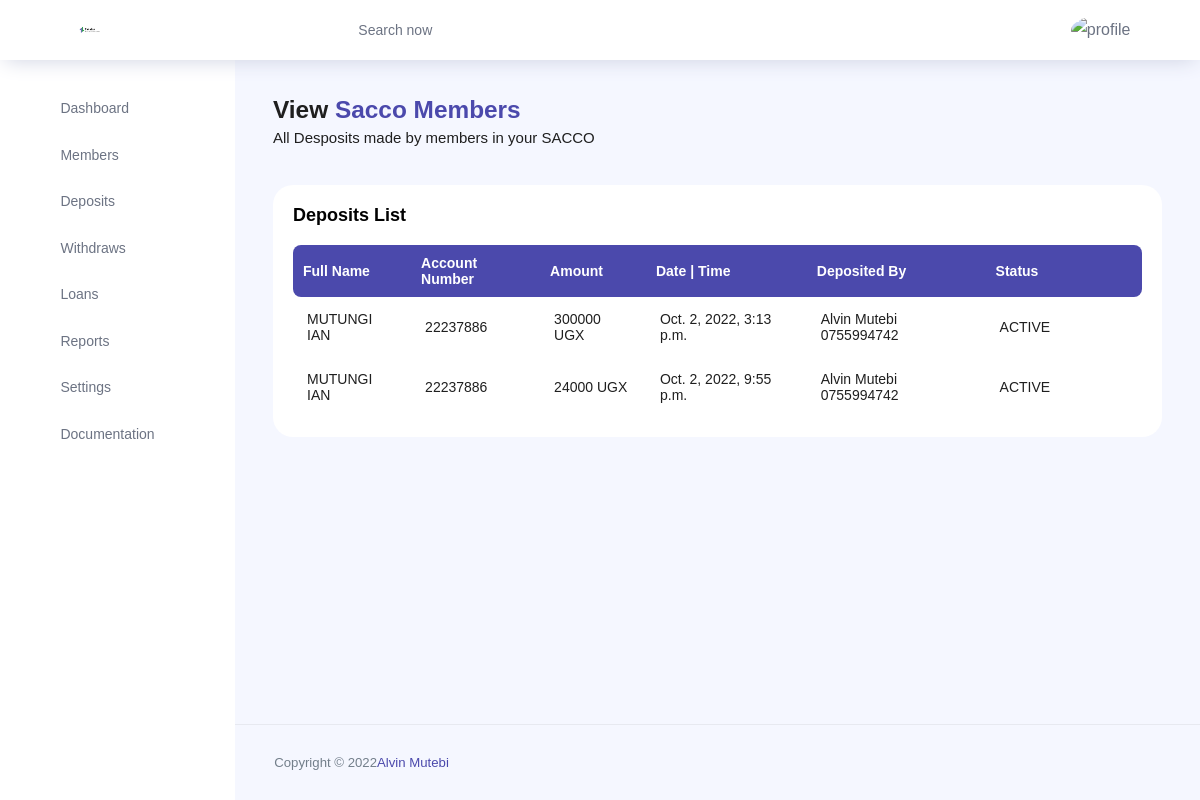
/view-deposits/ (signed in), run on an earlier commit of the app's database.
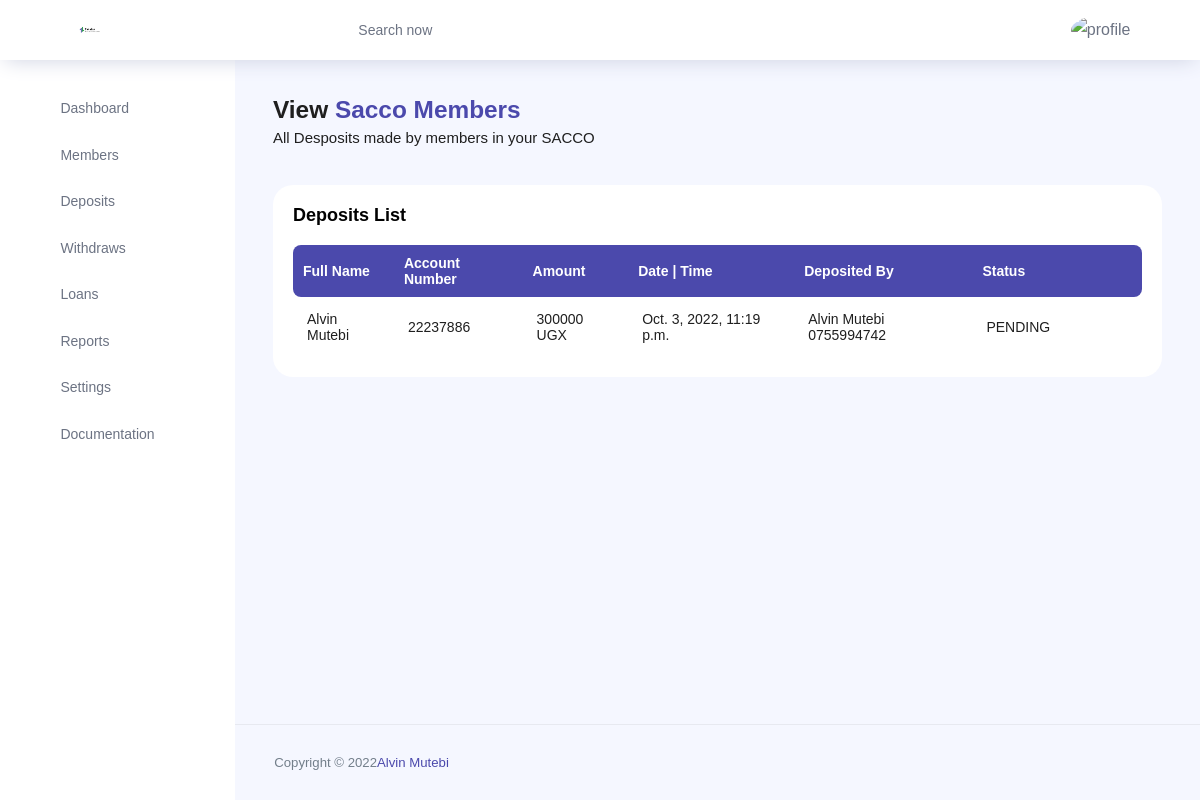
And on a later commit of the database.
### teleka/models.py (models this page shows, shortened)
class Deposit(models.Model):
	STATUS = (
		('COMPLETE','COMPLETE'),
		('PENDING', 'PENDING'),
		)
	member_name = models.ForeignKey(Member, on_delete=models.CASCADE, null=True, blank=True)
	account_number = models.CharField(max_length=200, null=True)
	amount = models.IntegerField(null=True)
	date_of_transaction = models.DateTimeField(auto_now=True, null=True)
	deposited_by = models.CharField(max_length=200, null=True)
	status = models.CharField(max_length=200, choices=STATUS)

class Member(models.Model):
	STATUS = (
		('ACTIVE','ACTIVE'),
		('PENDING', 'PENDING'),
		)
	ID_TYPE = (
		('NATIONAL ID', 'NATIONAL ID'),
		('PASSPORT', 'PASSPORT'),
		('DRIVING PERMIT', 'DRIVING PERMIT'),
	    )
	GENDER = (
		('MALE','MALE'),
		('FEMALE', 'FEMALE'),
		)
	DISTRICTS = (
		('Abim','Abim'),
		('Adjumani','Adjumani'),
		('Agago','Agago'),
		('Alebtong','Alebtong'),
		('Amolatar','Amolatar'),
		('Amudat','Amudat'),
		('Amuria','Amuria'),
		('Amuru','Amuru'),
		('Apac','Apac'),
		('Arua','Arua'),
		('Budaka','Budaka'),
		('Bududa','Bududa'),
		('Bugiri','Bugiri'),
		('Bugweri','Bugweri'),
		('Buikwe','Buikwe'),
		('Bukedea','Bukedea'),
		('Bukomansimbi','Bukomansimbi'),
		('Bukwa','Bukwa'),
		('Bulambuli','Bulambuli'),
		('Buliisa','Buliisa'),
		('Bundibugyo','Bundibugyo'),
		('Bunyangabu','Bunyangabu'),
		('Bushenyi','Bushenyi'),
		('Busia','Busia'),
		('Butebo','Butebo'),
		('Buvuma','Buvuma'),
		('Buyende','Buyende'),
		('Dokolo','Dokolo'),
		('Gomba','Gomba'),
		('Gulu','Gulu'),
		('Hoima','Hoima'),
		('Ibanda','Ibanda'),
		('Iganga','Iganga'),
		('Isingiro','Isingiro'),
		('Jinja','Jinja'),
		('Kaabong','Kaabong'),
		('Kabale','Kabale'),
		('Kabarole','Kabarole'),
		('Kaberamaido','Kaberamaido'),
		('Kagadi','Kagadi'),
		('Kakumiro','Kakumiro'),
		('Kalangala','Kalangala'),
		('Kaliro','Kaliro'),
		('Kalungu','Kalungu'),
		('Kampala','Kampala'),
		('Kamuli','Kamuli'),
		('Kamwenge','Kamwenge'),
		('Kanungu','Kanungu'),
		('Kapchorwa','Kapchorwa'),
		('Kapelebyong','Kapelebyong'),
		('Kasanda','Kasanda'),
		('Kasese','Kasese'),
		('Katakwi','Katakwi'),
		('Kayunga','Kayunga'),
		('Kibaale','Kibaale'),
		('Kiboga','Kiboga'),
		('Kibuku','Kibuku'),
		('Kikuube','Kikuube'),
		('Kiruhura','Kiruhura'),
		('Kiryandongo','Kiryandongo'),
		('Kisoro','Kisoro'),
		('Kitgum','Kitgum'),
		('Koboko','Koboko'),
		('Kole','Kole'),
		('Kotido','Kotido'),
		('Kumi','Kumi'),
		('Kwania','Kwania'),
		('Kween','Kween'),
		('Kyankwanzi','Kyankwanzi'),
		('Kyegegwa','Kyegegwa'),
		('Kyenjojo','Kyenjojo'),
		('Kyotera','Kyotera'),
		('Lamwo','Lamwo'),
		('Lira','Lira'),
		('Luuka','Luuka'),
		('Luwero','Luwero'),
		('Lwengo','Lwengo'),
		('Lyantonde','Lyantonde'),
		('Manafwa','Manafwa'),
		('Maracha','Maracha'),
		('Masaka','Masaka'),
		('Masindi','Masindi'),
		('Mayuge','Mayuge'),
		('Mbale','Mbale'),
		('Mbarara','Mbarara'),
		('Mitooma','Mitooma'),
		('Mityana','Mityana'),
		('Moroto','Moroto'),
		('Moyo','Moyo'),
		('Mpigi','Mpigi'),
		('Mubende','Mubende'),
		('Mukono','Mukono'),
		('Nabilatuk','Nabilatuk'),
		('Nakapiripirit','Nakapiripirit'),
		('Nakaseke','Nakaseke'),
		('Nakasongola','Nakasongola'),
		('Namayingo','Namayingo'),
		('Namisindwa','Namisindwa'),
		('Namutumba','Namutumba'),
		('Napak','Napak'),
		('Nebbi','Nebbi'),
		('Ngora','Ngora'),
		('Ntoroko','Ntoroko'),
		('Ntungamo','Ntungamo'),
		('Nwoya','Nwoya'),
		('Omoro','Omoro'),
		('Otuke','Otuke'),
		('Oyam','Oyam'),
		('Pader','Pader'),
		('Pakwach','Pakwach'),
		('Pallisa','Pallisa'),
		('Rakai','Rakai'),
		('Rubanda','Rubanda'),
		('Rubirizi','Rubirizi'),
		('Rukiga','Rukiga'),
		('Rukungiri','Rukungiri'),
		('Sembabule','Sembabule'),
		('Serere','Serere'),
		('Sheema','Sheema'),
		('Sironko','Sironko'),
		('Soroti','Soroti'),
		('Tororo','Tororo'),
		('Wakiso','Wakiso'),
		('Yumbe','Yumbe'),
		('Zombo','Zombo'),
		)
	user = models.ForeignKey(User, on_delete=models.CASCADE, null=True, blank=True)
	firstname = models.CharField(max_length=200, null=True)
	lastname = models.CharField(max_length=200, null=True)
	id_type = models.CharField(max_length=200, null=True, choices=ID_TYPE)
	id_number = models.CharField(max_length=200, null=True)
	gender = models.CharField(max_length=200, null=True, choices=GENDER)
	date_of_birth = models.DateField(auto_now_add=False, null=True)
	district = models.CharField(max_length=200, null=True, choices=DISTRICTS)
	county = models.CharField(max_length=200, null=True)
	subcounty = models.CharField(max_length=200, null=True)
	parish = models.CharField(max_length=200, null=True)
	village = models.CharField(max_length=200, null=True)
	account_number = models.CharField(max_length=200, null=True)
	opening_balance = models.CharField(max_length=200, null=True)
	email = models.CharField(max_length=200, null=True)
	phone = models.CharField(max_length=200, null=True)
	next_of_keen_first_name = models.CharField(max_length=200, null=True)
	next_of_keen_last_name = models.CharField(max_length=200, null=True)
	next_of_keen_phone = models.CharField(max_length=200, null=True)
	next_of_keen_relationship = models.CharField(max_length=200, null=True)
	status = models.CharField(max_length=200, null=True, choices=STATUS)
	def __str__(self):
		return self.firstname + " " + self.lastname

### teleka/views.py (the view)
# urls.py: path('view-deposits/',ViewDeposit.as_view(), name='view-deposits'),
class ViewDeposit(LoginRequiredMixin, SuccessMessageMixin,ListView):
    model= User
    model = Deposit
    context_object_name = 'deposits'
    template_name = 'teleka/viewDeposits.html'
    def get_context_data(self, **kwargs):
        context = super().get_context_data(**kwargs)
        context['deposits'] = context['deposits']    #.filter(user=self.request.user)
        return context

### teleka/templates/teleka/viewDeposits.html (shortened to what this page needs)
{% extends 'teleka/main.html' %}
{% load crispy_forms_tags %}
{% load static %}
{% block content %}
{% include 'teleka/header.html' %}
<div class="main-panel">
    <div class="content-wrapper">
        <div class="row">
            <div class="col-md-12 grid-margin">
                <div class="row">
                    <div class="col-12 col-xl-8 mb-4 mb-xl-0">
                        <h3 class="font-weight-bold">View <span class="text-primary">Sacco Members</span>
                        </h3>
                        <h6 class="font-weight-normal mb-0">All Desposits made by members in your SACCO</h6>
                    </div>
                </div>
            </div>
        </div>
        <div class="row">
            <div class="col-md-12 grid-margin stretch-card">
                <div class="card">
                    <div class="card-body">
                        <p class="card-title">Deposits List</p>
                        <div class="row">
                            <div class="col-12">
                                <div class="table-responsive">
                                    <table id="example" class="display expandable-table" style="width:100%">
                                        <thead>
                                            <tr>
                                                <th>Full Name</th>
                                                <th>Account Number</th>
                                                <th>Amount</th>
                                                <th>Date | Time </th>
                                                <th>Deposited By </th>
                                                <th>Status</th>
                                                <th></th>
                                                <th></th>
                                            </tr>
                                        </thead>
                                        <tbody>
                                            {% for deposit in deposits %}
                                            <tr>
                                                <td>{{deposit.member_name}}</td>
                                                <td>{{deposit.account_number}}</td>
                                                <td>{{deposit.amount}} UGX</td>
                                                <td>{{deposit.date_of_transaction}}</td>
                                                <td>{{deposit.deposited_by}}</td>
                                                <td>{{deposit.status}}</td>
                                                <td><a href="{% url 'deposit-update' deposit.id %}"><i
                                                            class="ti-pencil-alt text-primary"></i></a></td>
                                                <td><a href="{% url 'deposit-delete' deposit.id %}"><i
                                                            class="ti-trash text-primary"></i></a></td>
                                            </tr>
                                            {% endfor %}
                                        </tbody>
                                    </table>
                                </div>
                            </div>
                        </div>
                    </div>
                </div>
            </div>
        </div>
    </div>
    <footer class="footer">
        <div class="d-sm-flex justify-content-center justify-content-sm-between">
            <span class="text-muted text-center text-sm-left d-block d-sm-inline-block">Copyright © 2022<a
                    href="https://www.bootstrapdash.com/" target="_blank">Alvin Mutebi</a></span>
        </div>
    </footer>
</div>
{% endblock content%}

### teleka/templates/teleka/main.html (shortened to what this page needs)
{% load static %}
<!DOCTYPE html>
<html lang="en">
<head>
    <link rel="stylesheet" href="{% static 'path-to/node_modules/mdi/css/materialdesignicons.min.css'%}" />
    <link rel="stylesheet" href="{% static 'assets/vendors/feather/feather.css' %}">
    <link rel="stylesheet" href="{% static 'assets/vendors/ti-icons/css/themify-icons.css' %}">
    <link rel="stylesheet" href="{% static 'assets/vendors/css/vendor.bundle.base.css' %}">
    <link rel="stylesheet" href="{% static 'assets/vendors/ti-icons/css/themify-icons.css' %}">
    <link rel="stylesheet" type="text/css" href="{% static 'assets/js/select.dataTables.min.css' %}">
    <link rel="stylesheet" href="{% static 'assets/css/vertical-layout-light/style.css' %}">
</head>
<body>
    {% block content %} {% endblock content%}

### teleka/templates/teleka/header.html (shortened to what this page needs)
{% load static %}
{% block content%}
<div class="container-scroller">
    <nav class="navbar col-lg-12 col-12 p-0 fixed-top d-flex flex-row">
        <div class="text-center navbar-brand-wrapper d-flex align-items-center justify-content-center">
            <a class="navbar-brand brand-logo mr-5" href="index.html"><img src="{% static 'assets/images/Teleka.png' %}"
                    class="mr-2" alt="logo" /></a>
        </div>
        <div class="navbar-menu-wrapper d-flex align-items-center justify-content-end">
            <button class="navbar-toggler navbar-toggler align-self-center" type="button" data-toggle="minimize">
                <span class="icon-menu"></span>
            </button>
            <ul class="navbar-nav mr-lg-2">
                <li class="nav-item nav-search d-none d-lg-block">
                    <div class="input-group">
                        <div class="input-group-prepend hover-cursor" id="navbar-search-icon">
                            <span class="input-group-text" id="search">
                                <i class="icon-search"></i>
                            </span>
                        </div>
                        <input type="text" class="form-control" id="navbar-search-input" placeholder="Search now"
                            aria-label="search" aria-describedby="search">
                    </div>
                </li>
            </ul>
            <ul class="navbar-nav navbar-nav-right">
                <li class="nav-item nav-profile dropdown">
                    <a class="nav-link dropdown-toggle" href="#" data-toggle="dropdown" id="profileDropdown">
                        <img src="{% static 'assets/images/faces/AlvinMutebi.png' %}" alt="profile" />
                    </a>
                </li>
                <li class="nav-item nav-settings d-none d-lg-flex">
                    <a class="nav-link" href="#">
                        <i class="icon-ellipsis"></i>
                    </a>
                </li>
            </ul>
        </div>
    </nav>
    <div class="container-fluid page-body-wrapper">
        <nav class="sidebar sidebar-offcanvas" id="sidebar">
            <ul class="nav">
                <li class="nav-item">
                    <a class="nav-link" href="{% url 'dashboard' %}">
                        <i class="icon-grid menu-icon"></i>
                        <span class="menu-title">Dashboard</span>
                    </a>
                </li>
                <li class="nav-item">
                    <a class="nav-link" data-toggle="collapse" href="#ui-basic" aria-expanded="false"
                        aria-controls="ui-basic">
                        <i class="ti-id-badge menu-icon"></i>
                        <span class="menu-title">Members</span>
                        <i class="menu-arrow"></i>
                    </a>
                </li>
                <li class="nav-item">
                    <a class="nav-link" data-toggle="collapse" href="#form-elements" aria-expanded="false"
                        aria-controls="form-elements">
                        <i class="ti-wallet menu-icon"></i>
                        <span class="menu-title">Deposits</span>
                        <i class="menu-arrow"></i>
                    </a>
                </li>
                <li class="nav-item">
                    <a class="nav-link" data-toggle="collapse" href="#tables" aria-expanded="false"
                        aria-controls="tables">
                        <i class="ti-wallet menu-icon"></i>
                        <span class="menu-title">Withdraws</span>
                        <i class="menu-arrow"></i>
                    </a>
                </li>
                <li class="nav-item">
                    <a class="nav-link" data-toggle="collapse" href="#icons" aria-expanded="false"
                        aria-controls="icons">
                        <i class="ti-agenda menu-icon"></i>
                        <span class="menu-title">Loans</span>
                        <i class="menu-arrow"></i>
                    </a>
                </li>
                <li class="nav-item">
                    <a class="nav-link" data-toggle="collapse" href="#charts" aria-expanded="false"
                        aria-controls="charts">
                        <i class="icon-bar-graph menu-icon"></i>
                        <span class="menu-title">Reports</span>
                        <i class="menu-arrow"></i>
                    </a>
                </li>
                <li class="nav-item">
                    <a class="nav-link" data-toggle="collapse" href="#auth" aria-expanded="false" aria-controls="auth">
                        <i class="ti-panel menu-icon"></i>
                        <span class="menu-title">Settings</span>
                        <i class="menu-arrow"></i>
                    </a>
                </li>
                <li class="nav-item">
                    <a class="nav-link" href="pages/documentation/documentation.html">
                        <i class="icon-paper menu-icon"></i>
                        <span class="menu-title">Documentation</span>
                    </a>
                </li>
            </ul>
        </nav>
        {% endblock content%}

What changed in the data, as far as the page shows it:
removed Deposit: member_name "MUTUNGI IAN", account_number "22237886", amount "300000", date_of_transaction "Oct. 2, 2022, 3:13 p.m.", deposited_by "Alvin Mutebi 0755994742", status "ACTIVE"
removed Deposit: member_name "MUTUNGI IAN", account_number "22237886", amount "24000", date_of_transaction "Oct. 2, 2022, 9:55 p.m.", deposited_by "Alvin Mutebi 0755994742", status "ACTIVE"
added Deposit: member_name "Alvin Mutebi", account_number "22237886", amount "300000", date_of_transaction "Oct. 3, 2022, 11:19 p.m.", deposited_by "Alvin Mutebi 0755994742", status "PENDING"
